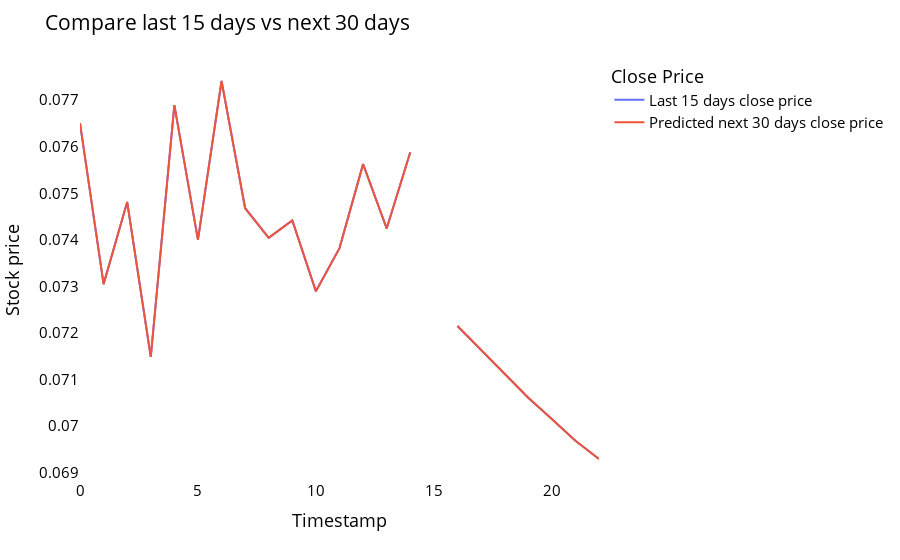

Notebook code cell kept with this figure:
### Code cell
temp_mat = np.empty((len(last_days)+pred_days+1,1))
temp_mat[:] = np.nan
temp_mat = temp_mat.reshape(1,-1).tolist()[0]

last_original_days_value = temp_mat
next_predicted_days_value = temp_mat

last_original_days_value[0:time_step+1] = scaler.inverse_transform(closedf[len(closedf)-time_step:]).reshape(1,-1).tolist()[0]
next_predicted_days_value[time_step+1:] = scaler.inverse_transform(np.array(lst_output).reshape(-1,1)).reshape(1,-1).tolist()[0]

new_pred_plot = pd.DataFrame({
    'last_original_days_value':last_original_days_value,
    'next_predicted_days_value':next_predicted_days_value
})

names = cycle(['Last 15 days close price','Predicted next 30 days close price'])

fig = px.line(new_pred_plot,x=new_pred_plot.index, y=[new_pred_plot['last_original_days_value'],
                                                      new_pred_plot['next_predicted_days_value']],
              labels={'value': 'Stock price','index': 'Timestamp'})
fig.update_layout(title_text='Compare last 15 days vs next 30 days',
                  plot_bgcolor='white', font_size=15, font_color='black',legend_title_text='Close Price')

fig.for_each_trace(lambda t:  t.update(name = next(names)))
fig.update_xaxes(showgrid=False)
fig.update_yaxes(showgrid=False)
fig.show()
fbitfile= open("doge.txt", "wb")
pickle.dump((next_predicted_days_value),fbitfile)
fbitfile.close()

### Figure 1 — Plotly figure (JSON) as saved in the notebook; plotly's stock layout.template omitted (floating-point values rounded to 4 significant figures)
{"data": [{"hovertemplate": "variable=last_original_days_value<br>Timestamp=%{x}<br>Stock price=%{y}<extra></extra>", "legendgroup": "last_original_days_value", "line": {"color": "#636efa", "dash": "solid"}, "marker": {"symbol": "circle"}, "mode": "lines", "name": "Last 15 days close price", "orientation": "v", "showlegend": true, "type": "scatter", "x": [0, 1, 2, 3, 4, 5, 6, 7, 8, 9, 10, 11, 12, 13, 14, 15, 16, 17, 18, 19, 20, 21, 22], "xaxis": "x", "y": [0.07651, 0.07305, 0.07481, 0.07149, 0.07689, 0.074, 0.07741, 0.07468, 0.07404, 0.07442, 0.0729, 0.07382, 0.07563, 0.07425, 0.07588, null, 0.07215, 0.07164, 0.07114, 0.07061, 0.07015, 0.06969, 0.06929], "yaxis": "y"}, {"hovertemplate": "variable=next_predicted_days_value<br>Timestamp=%{x}<br>Stock price=%{y}<extra></extra>", "legendgroup": "next_predicted_days_value", "line": {"color": "#EF553B", "dash": "solid"}, "marker": {"symbol": "circle"}, "mode": "lines", "name": "Predicted next 30 days close price", "orientation": "v", "showlegend": true, "type": "scatter", "x": [0, 1, 2, 3, 4, 5, 6, 7, 8, 9, 10, 11, 12, 13, 14, 15, 16, 17, 18, 19, 20, 21, 22], "xaxis": "x", "y": [0.07651, 0.07305, 0.07481, 0.07149, 0.07689, 0.074, 0.07741, 0.07468, 0.07404, 0.07442, 0.0729, 0.07382, 0.07563, 0.07425, 0.07588, null, 0.07215, 0.07164, 0.07114, 0.07061, 0.07015, 0.06969, 0.06929], "yaxis": "y"}], "layout": {"font": {"color": "black", "size": 15}, "legend": {"title": {"text": "Close Price"}, "tracegroupgap": 0}, "margin": {"t": 60}, "plot_bgcolor": "white", "title": {"text": "Compare last 15 days vs next 30 days"}, "xaxis": {"anchor": "y", "domain": [0, 1], "showgrid": false, "title": {"text": "Timestamp"}}, "yaxis": {"anchor": "x", "domain": [0, 1], "showgrid": false, "title": {"text": "Stock price"}}}}
